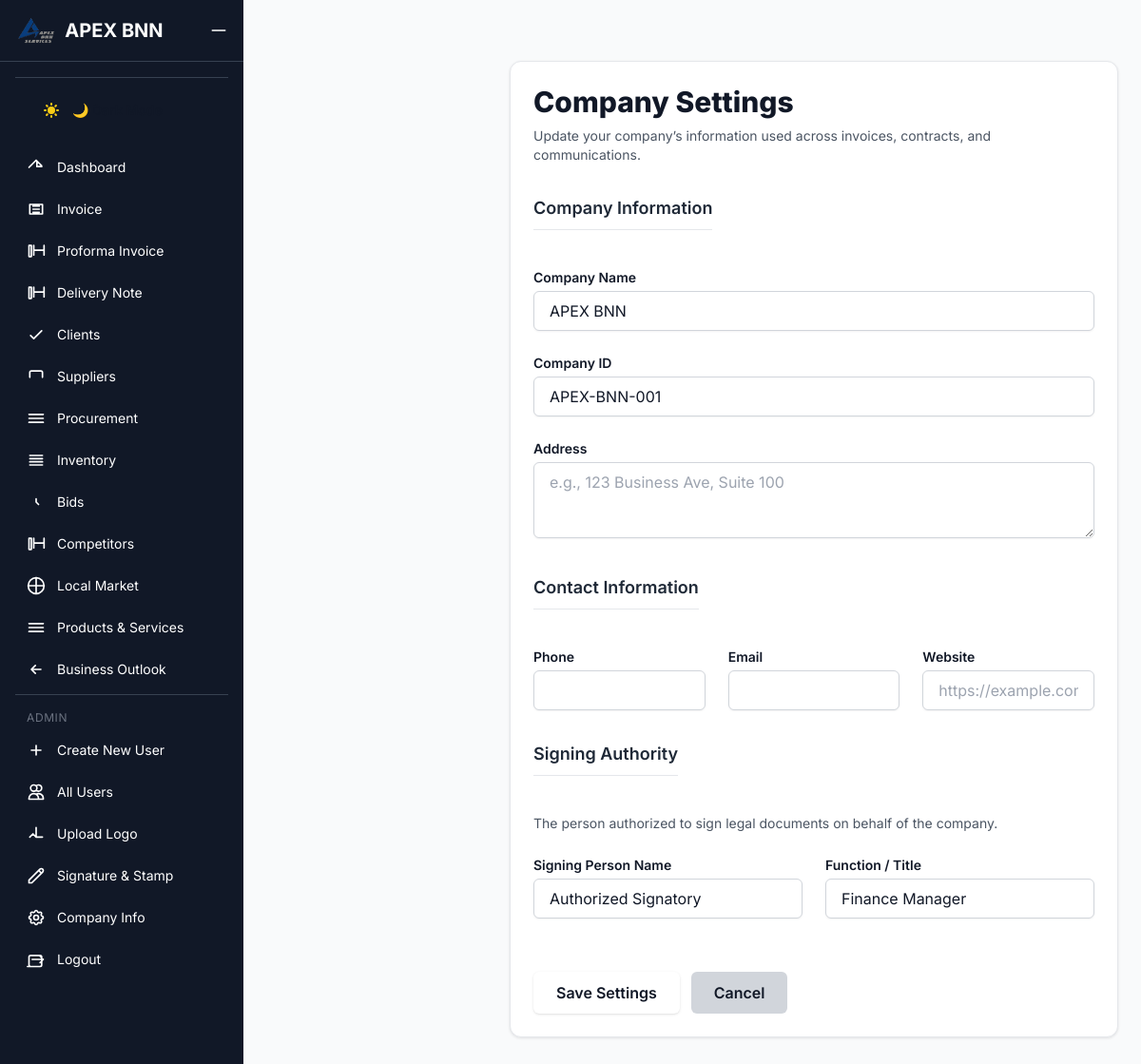
The page /admin/company (signed in) on the database its author committed.
### models_core/models.py (models this page shows)
class CompanySettings(db.Model):
    id = db.Column(db.Integer, primary_key=True)
    company_id = db.Column(db.String(50), nullable=False, default="APEX-BNN-001")
    name = db.Column(db.String(128), nullable=False)
    signature_image_path = db.Column(db.String(500))
    signature_description = db.Column(db.String(255))
    stamp_image_path = db.Column(db.String(500))
    signing_person_name = db.Column(db.String(100))
    signing_person_function = db.Column(db.String(100))
    logo_image_path = db.Column(db.String(500))
    address = db.Column(db.Text)
    phone = db.Column(db.String(20))
    email = db.Column(db.String(100))
    website = db.Column(db.String(255))

### app.py (the view)
@app.route('/admin/company', methods=['GET', 'POST'])
@login_required
@role_required(['admin'])
def admin_company_settings():
    settings = CompanySettings.query.first()
    if not settings:
        settings = CompanySettings()
        db.session.add(settings)
        db.session.commit()
    form = CompanySettingsForm()
    if form.validate_on_submit():
        try:
            settings.name = form.name.data.strip()
            settings.company_id = form.company_id.data.strip()
            settings.address = form.address.data.strip()
            settings.phone = form.phone.data.strip() if form.phone.data else None
            settings.email = form.email.data.strip() if form.email.data else None
            settings.website = form.website.data.strip() if form.website.data else None
            settings.signing_person_name = form.signing_person_name.data.strip() if form.signing_person_name.data else None
            settings.signing_person_function = form.signing_person_function.data.strip() if form.signing_person_function.data else None
            db.session.commit()
            flash("✅ Company settings updated successfully.", "success")
            return redirect(url_for('admin_company_settings'))
        except Exception as e:
            db.session.rollback()
            flash("❌ Failed to save settings. Please try again.", "error")
            print(f"Error saving company settings: {e}")
    elif request.method == 'GET':
        form.name.data = settings.name
        form.company_id.data = settings.company_id
        form.address.data = settings.address
        form.phone.data = settings.phone
        form.email.data = settings.email
        form.website.data = settings.website
        form.signing_person_name.data = settings.signing_person_name
        form.signing_person_function.data = settings.signing_person_function
    return render_template('admin/company_settings.html', form=form)

### forms.py
class CompanySettingsForm(FlaskForm):
    name = StringField('Company Name', validators=[DataRequired()])
    company_id = StringField('Company ID', validators=[DataRequired()])
    address = TextAreaField('Address', validators=[DataRequired()])
    phone = StringField('Phone', validators=[Optional()])
    email = StringField('Email', validators=[Optional(), Email()])
    website = StringField(
        'Website',
        validators=[Optional(), URL(require_tld=True, message="Enter a valid website URL (e.g., https://example.com)")],
        render_kw={"placeholder": "https://www.yourcompany.com"}
    )
    signing_person_name = StringField('Signing Person Name', validators=[Optional()])
    signing_person_function = StringField('Function / Title', validators=[Optional()])
    submit = SubmitField('Save Settings')

### app.py (called while the page is built)
def role_required(roles):
    def decorator(f):
        @wraps(f)
        @login_required  # ← Add this here!
        def decorated_function(*args, **kwargs):
            if current_user.role not in roles:
                flash("You don't have permission to access this page.", "error")
                return redirect(url_for('dashboard'))
            return f(*args, **kwargs)
        return decorated_function
    return decorator

@app.context_processor
def inject_datetime():
    return {'datetime': datetime, 'now': datetime.now}

### templates/admin/company_settings.html (shortened to what this page needs)
{% extends "base.html" %}
{% block content %}
<div class="p-6 max-w-4xl mx-auto bg-white rounded-xl shadow-lg mt-8 border border-gray-200">
  <h1 class="text-3xl font-extrabold mb-2 text-gray-900">Company Settings</h1>
  <p class="text-sm text-gray-500 mb-8">Update your company’s information used across invoices, contracts, and communications.</p>
  <form method="POST" novalidate class="space-y-8">
    <fieldset class="space-y-6">
      <legend class="text-lg font-semibold text-gray-800 border-b pb-2 mb-4">Company Information</legend>
      <div class="space-y-1">
        {{ form.name.label(class="block text-sm font-medium text-gray-700") }}
        {{ form.name(class="w-full px-4 py-2 border border-gray-300 rounded-md shadow-sm focus:outline-none focus:ring-2 focus:ring-blue-500 focus:border-blue-500 transition") }}
      </div>
      <div class="space-y-1">
        {{ form.company_id.label(class="block text-sm font-medium text-gray-700") }}
        {{ form.company_id(class="w-full px-4 py-2 border border-gray-300 rounded-md shadow-sm focus:outline-none focus:ring-2 focus:ring-blue-500 focus:border-blue-500 transition") }}
      </div>
      <div class="space-y-1">
        {{ form.address.label(class="block text-sm font-medium text-gray-700") }}
        {{ form.address(placeholder="e.g., 123 Business Ave, Suite 100", class="w-full px-4 py-2 border border-gray-300 rounded-md shadow-sm focus:outline-none focus:ring-2 focus:ring-blue-500 focus:border-blue-500 transition h-20", rows="3") }}
      </div>
    </fieldset>
    <fieldset class="space-y-6">
      <legend class="text-lg font-semibold text-gray-800 border-b pb-2 mb-4">Contact Information</legend>
      <div class="grid grid-cols-1 md:grid-cols-3 gap-6">
        <div class="space-y-1">
          {{ form.phone.label(class="block text-sm font-medium text-gray-700") }}
          {{ form.phone(class="w-full px-4 py-2 border border-gray-300 rounded-md shadow-sm focus:outline-none focus:ring-2 focus:ring-blue-500 focus:border-blue-500") }}
        </div>
        <div class="space-y-1">
          {{ form.email.label(class="block text-sm font-medium text-gray-700") }}
          {{ form.email(class="w-full px-4 py-2 border border-gray-300 rounded-md shadow-sm focus:outline-none focus:ring-2 focus:ring-blue-500 focus:border-blue-500") }}
        </div>
        <div class="space-y-1">
          {{ form.website.label(class="block text-sm font-medium text-gray-700") }}
          {{ form.website(placeholder="https://example.com", class="w-full px-4 py-2 border border-gray-300 rounded-md shadow-sm focus:outline-none focus:ring-2 focus:ring-blue-500 focus:border-blue-500") }}
        </div>
      </div>
    </fieldset>
    <fieldset class="space-y-6">
      <legend class="text-lg font-semibold text-gray-800 border-b pb-2 mb-4">Signing Authority</legend>
      <p class="text-sm text-gray-500 mb-4">The person authorized to sign legal documents on behalf of the company.</p>
      <div class="grid grid-cols-1 md:grid-cols-2 gap-6">
        <div class="space-y-1">
          {{ form.signing_person_name.label(class="block text-sm font-medium text-gray-700") }}
          {{ form.signing_person_name(class="w-full px-4 py-2 border border-gray-300 rounded-md shadow-sm focus:outline-none focus:ring-2 focus:ring-blue-500 focus:border-blue-500") }}
        </div>
        <div class="space-y-1">
          {{ form.signing_person_function.label(class="block text-sm font-medium text-gray-700") }}
          {{ form.signing_person_function(class="w-full px-4 py-2 border border-gray-300 rounded-md shadow-sm focus:outline-none focus:ring-2 focus:ring-blue-500 focus:border-blue-500") }}
        </div>
      </div>
    </fieldset>
    <div class="flex flex-col sm:flex-row gap-3 pt-6">
      {{ form.submit(class="bg-blue-600 hover:bg-blue-700 text-white font-medium px-6 py-2.5 rounded-md shadow transition focus:outline-none focus:ring-2 focus:ring-offset-2 focus:ring-blue-500 self-start") }}
      <a href="{{ url_for('dashboard') }}" class="px-6 py-2.5 bg-gray-300 hover:bg-gray-400 text-gray-800 font-medium rounded-md transition text-center self-start">
        Cancel
      </a>
    </div>
  </form>
</div>
{% endblock %}

### templates/base.html (style rules this page uses)
body { font-family: 'Inter', sans-serif; background-color: #f8f9fa; color: #1f2937; transition: background-color 0.3s ease, color 0.3s ease; }
[data-theme="light"] .text-gray-500, [data-theme="light"] .text-gray-600, [data-theme="light"] .text-gray-700 { color: #4b5563 !important; }
[data-theme="light"] .bg-white { background-color: white !important; box-shadow: 0 1px 3px rgba(0, 0, 0, 0.1); }
[data-theme="light"] label, [data-theme="light"] .font-medium { @apply text-gray-900; color: #111827 !important; font-weight: 600; }
[data-theme="light"] input, [data-theme="light"] select, [data-theme="light"] textarea { background-color: white !important; color: #111827 !important; border-color: #d1d5db !important; }

### rows shown on the page
CompanySettings: name "APEX BNN", company_id "APEX-BNN-001", signing_person_name "Authorized Signatory", signing_person_function "Finance Manager"
